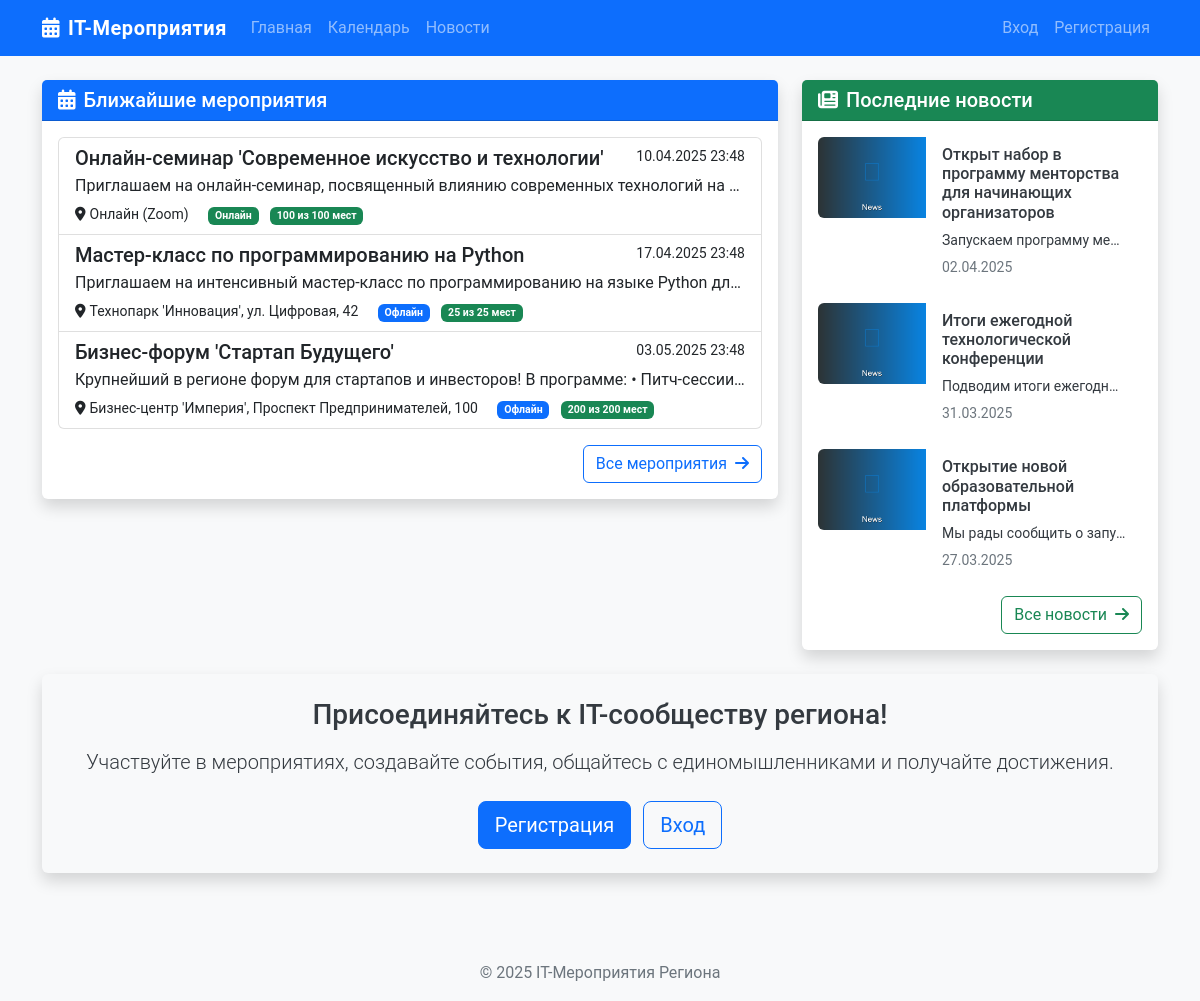
The page / on the database its author committed.
### app/models/event.py (models this page shows, shortened)
class Event(db.Model):
    id = db.Column(db.Integer, primary_key=True)
    title = db.Column(db.String(100), nullable=False)
    description = db.Column(db.Text, nullable=False)
    start_datetime = db.Column(db.DateTime, nullable=False)
    end_datetime = db.Column(db.DateTime, nullable=False)
    location = db.Column(db.String(200))
    format = db.Column(db.String(20), default=EventFormat.OFFLINE.value)
    logo = db.Column(db.String(100), default='default_event.jpg')
    status = db.Column(db.String(20), default=EventStatus.PENDING.value)
    created_at = db.Column(db.DateTime, default=datetime.utcnow)
    updated_at = db.Column(db.DateTime, default=datetime.utcnow, onupdate=datetime.utcnow)
    default_points = db.Column(db.Integer, default=10)  # Очки по умолчанию для участников
    max_participants = db.Column(db.Integer, default=0)  # Максимальное количество участников (0 - без ограничений)
    organizer_id = db.Column(db.Integer, db.ForeignKey('user.id'), nullable=False)
    organizer = db.relationship('User', back_populates='organized_events')
    applications = db.relationship('EventApplication', back_populates='event', cascade='all, delete-orphan')
    tags = db.relationship('Tag', secondary=event_tags, backref=db.backref('events', lazy='dynamic'))
    achievements = db.relationship('EventAchievement', back_populates='event', cascade='all, delete-orphan')
    def participants_count(self):
        from app.models.user import EventApplication
        count = db.session.query(func.count(EventApplication.id)).\
            filter(EventApplication.event_id == self.id,
                   EventApplication.status == 'approved').\
            scalar() or 0
        return count
    def available_spots(self):
        if self.max_participants <= 0:  # Если 0 или меньше - мест не ограничено
            return None
        approved_count = self.participants_count()
        return max(0, self.max_participants - approved_count)

### app/models/news.py (models this page shows, shortened)
class News(db.Model):
    id = db.Column(db.Integer, primary_key=True)
    title = db.Column(db.String(100), nullable=False)
    content = db.Column(db.Text, nullable=False)
    image = db.Column(db.String(100), default='default_news.jpg')
    published_at = db.Column(db.DateTime, default=datetime.utcnow)
    updated_at = db.Column(db.DateTime, default=datetime.utcnow, onupdate=datetime.utcnow)
    author_id = db.Column(db.Integer, db.ForeignKey('user.id'), nullable=False)
    author = db.relationship('User', backref='authored_news')

### app/routes/main.py (the view)
@main.route('/')
def index():
    now = datetime.utcnow()
    upcoming_events = Event.query.filter(
        Event.status == EventStatus.APPROVED.value,
        Event.start_datetime > now
    ).order_by(Event.start_datetime).all()
    latest_news = News.query.order_by(News.published_at.desc()).limit(5).all()
    return render_template('main/index.html',
                          title='Главная',
                          upcoming_events=upcoming_events,
                          latest_news=latest_news,
                          current_date=now)

### app/templates/main/index.html (shortened to what this page needs)
{% extends "layout/base.html" %}
{% block content %}
    <div class="row">
        <div class="col-lg-8 mb-4">
            <div class="card shadow">
                <div class="card-header bg-primary text-white">
                    <h5 class="card-title mb-0">
                        <i class="fas fa-calendar-alt me-2"></i>Ближайшие мероприятия
                    </h5>
                </div>
                <div class="card-body">
                    {% if upcoming_events %}
                        <div class="list-group">
                            {% for event in upcoming_events[:5] %}
                                <a href="{{ url_for('events.event_detail', event_id=event.id) }}" class="list-group-item list-group-item-action">
                                    <div class="d-flex w-100 justify-content-between">
                                        <h5 class="mb-1">{{ event.title }}</h5>
                                        <small>{{ event.start_datetime.strftime('%d.%m.%Y %H:%M') }}</small>
                                    </div>
                                    <p class="mb-1 text-truncate">{{ event.description }}</p>
                                    <small>
                                        <i class="fas fa-map-marker-alt me-1"></i>{{ event.location }}
                                        <span class="ms-3 badge {% if event.format == 'online' %}bg-success{% elif event.format == 'offline' %}bg-primary{% else %}bg-info{% endif %}">
                                            {{ {'online': 'Онлайн', 'offline': 'Офлайн', 'hybrid': 'Гибрид'}[event.format] }}
                                        </span>
                                        {% if event.max_participants and event.max_participants > 0 %}
                                            {% set spots = event.available_spots() %}
                                            {% if spots is not none %}
                                                <span class="ms-2 badge {% if spots > 5 %}bg-success{% elif spots > 0 %}bg-warning{% else %}bg-danger{% endif %}">
                                                    {{ spots }} из {{ event.max_participants }} мест
                                                </span>
                                            {% endif %}
                                        {% endif %}
                                    </small>
                                </a>
                            {% endfor %}
                        </div>
                        <div class="text-end mt-3">
                            <a href="{{ url_for('main.calendar_view') }}" class="btn btn-outline-primary">Все мероприятия <i class="fas fa-arrow-right ms-1"></i></a>
                        </div>
                    {% else %}
                        <div class="alert alert-info">
                            В ближайшее время нет запланированных мероприятий.
                        </div>
                    {% endif %}
                </div>
            </div>
        </div>
        <div class="col-lg-4 mb-4">
            <div class="card shadow">
                <div class="card-header bg-success text-white">
                    <h5 class="card-title mb-0">
                        <i class="fas fa-newspaper me-2"></i>Последние новости
                    </h5>
                </div>
                <div class="card-body">
                    {% if latest_news %}
                        {% for news in latest_news %}
                            <div class="card mb-3">
                                <div class="row g-0">
                                    <div class="col-4">
                                        <img src="{{ url_for('static', filename='img/news_images/' + news.image) }}" class="img-fluid rounded-start" alt="{{ news.title }}">
                                    </div>
                                    <div class="col-8">
                                        <div class="card-body py-2">
                                            <h6 class="card-title">{{ news.title }}</h6>
                                            <p class="card-text small mb-1 text-truncate">{{ news.content }}</p>
                                            <small class="text-muted">{{ news.published_at.strftime('%d.%m.%Y') }}</small>
                                        </div>
                                    </div>
                                </div>
                            </div>
                        {% endfor %}
                        <div class="text-end">
                            <a href="{{ url_for('main.news_list') }}" class="btn btn-outline-success">Все новости <i class="fas fa-arrow-right ms-1"></i></a>
                        </div>
                    {% else %}
                        <div class="alert alert-info">
                            Новости отсутствуют.
                        </div>
                    {% endif %}
                </div>
            </div>
        </div>
    </div>
    {% if not current_user.is_authenticated %}
        <div class="row">
            <div class="col-12">
                <div class="card bg-light shadow">
                    <div class="card-body p-4 text-center">
                        <h3 class="mb-3">Присоединяйтесь к IT-сообществу региона!</h3>
                        <p class="lead mb-4">Участвуйте в мероприятиях, создавайте события, общайтесь с единомышленниками и получайте достижения.</p>
                        <a href="{{ url_for('auth.register') }}" class="btn btn-primary btn-lg me-2">Регистрация</a>
                        <a href="{{ url_for('auth.login') }}" class="btn btn-outline-primary btn-lg">Вход</a>
                    </div>
                </div>
            </div>
        </div>
    {% endif %}
{% endblock %}

### app/templates/layout/base.html (shortened to what this page needs)
<!DOCTYPE html>
<html lang="ru">
<head>
    <link href="https://cdn.jsdelivr.net/npm/bootstrap@5.2.3/dist/css/bootstrap.min.css" rel="stylesheet">
    <link rel="stylesheet" href="https://cdnjs.cloudflare.com/ajax/libs/font-awesome/6.1.1/css/all.min.css">
    <link rel="stylesheet" href="{{ url_for('static', filename='css/main.css') }}">
</head>
<body>
    <nav class="navbar navbar-expand-lg navbar-dark bg-primary sticky-top">
        <div class="container">
            <a class="navbar-brand" href="{{ url_for('main.index') }}">
                <i class="fas fa-calendar-alt me-2"></i>IT-Мероприятия
            </a>
            <div class="collapse navbar-collapse" id="navbarNavAltMarkup">
                <div class="navbar-nav">
                    <a class="nav-link" href="{{ url_for('main.index') }}">Главная</a>
                    <a class="nav-link" href="{{ url_for('main.calendar_view') }}">Календарь</a>
                    <a class="nav-link" href="{{ url_for('main.news_list') }}">Новости</a>
                </div>
                <div class="navbar-nav ms-auto">
                    {% if current_user.is_authenticated %}
                        {% if current_user.is_organizer() %}
                            <a class="nav-link" href="{{ url_for('events.create_event') }}">
                                <i class="fas fa-plus-circle me-1"></i>Создать мероприятие
                            </a>
                        {% endif %}
                        {% if current_user.is_admin() %}
                            <a class="nav-link" href="{{ url_for('admin.admin_dashboard') }}">
                                <i class="fas fa-cogs me-1"></i>Админ-панель
                            </a>
                        {% endif %}
                        {% if current_user.is_admin() or current_user.is_organizer() %}
                            <a class="nav-link" href="{{ url_for('chatbot.chatbot_page') }}">
                                <i class="fas fa-robot me-1"></i>Чат-ассистент
                            </a>
                        {% endif %}
                        <div class="nav-item dropdown">
                            <a class="nav-link dropdown-toggle position-relative" href="#" id="notificationsDropdown" role="button" data-bs-toggle="dropdown">
                                <i class="fas fa-bell"></i>
                                <span id="notifications-count" class="position-absolute top-0 start-100 translate-middle badge rounded-pill bg-danger" style="display: none;">
                                    0
                                </span>
                            </a>
                            <div class="dropdown-menu dropdown-menu-end notifications-menu" style="width: 300px; max-height: 400px; overflow-y: auto; overflow-x: hidden;" aria-labelledby="notificationsDropdown">
                                <h6 class="dropdown-header">Уведомления</h6>
                                <div id="notifications-container">
                                    <div class="dropdown-item text-center text-muted">
                                        <small>Загрузка уведомлений...</small>
                                    </div>
                                </div>
                                <div class="dropdown-divider"></div>
                                <div class="text-center p-2">
                                    <button id="mark-all-read" class="btn btn-sm btn-outline-primary">Отметить все как прочитанные</button>
                                </div>
                            </div>
                        </div>
                        <div class="nav-item dropdown">
                            <a class="nav-link dropdown-toggle" href="#" id="userDropdown" role="button" data-bs-toggle="dropdown">
                                <img src="{{ url_for('static', filename='img/profile_pics/' + current_user.profile_image) }}" alt="Аватар" class="rounded-circle me-1" style="width: 25px; height: 25px;">
                                {{ current_user.username }}
                            </a>
                            <div class="dropdown-menu dropdown-menu-end" aria-labelledby="navbarDropdown">
                                <a class="dropdown-item" href="{{ url_for('profile.view_profile', user_id=current_user.id) }}">
                                    <i class="fas fa-user me-2"></i>Мой профиль
                                </a>
                                <a class="dropdown-item" href="{{ url_for('profile.user_achievements', user_id=current_user.id) }}">
                                    <i class="fas fa-trophy me-2"></i>Мои достижения
                                </a>
                                <a class="dropdown-item" href="{{ url_for('profile.user_applications') }}">
                                    <i class="fas fa-ticket-alt me-2"></i>Мои заявки
                                </a>
                                {% if current_user.is_organizer() %}
                                    <a class="dropdown-item" href="{{ url_for('profile.organized_events') }}">
                                        <i class="fas fa-calendar-check me-1"></i>Мои мероприятия
                                    </a>
                                {% endif %}
                                <div class="dropdown-divider"></div>
                                <a class="dropdown-item" href="{{ url_for('auth.logout') }}">
                                    <i class="fas fa-sign-out-alt me-1"></i>Выход
                                </a>
                            </div>
                        </div>
                    {% else %}
                        <a class="nav-link" href="{{ url_for('auth.login') }}">Вход</a>
                        <a class="nav-link" href="{{ url_for('auth.register') }}">Регистрация</a>
                    {% endif %}
                </div>
            </div>
        </div>
    </nav>
    <main class="container my-4">
        {% block content %}{% endblock %}
    </main>
    <footer class="footer bg-light py-3 mt-5">
        <div class="container text-center">
            <span class="text-muted">© 2025 IT-Мероприятия Региона</span>
        </div>
    </footer>
</body>
</html>

### app/static/css/main.css (style rules this page uses)
body { font-family: 'Roboto', sans-serif; background-color: #f8f9fa; color: #343a40; min-height: 100vh; display: flex; flex-direction: column; }
main { flex: 1; }
.footer { margin-top: auto; }
.navbar-brand { font-weight: 700; letter-spacing: 0.5px; }
.card { border: none; transition: transform 0.3s, box-shadow 0.3s; }
.card-header { font-weight: 600; }

### rows shown on the page
Event: title "Онлайн-семинар 'Современное искусство и технологии'", start_datetime "10.04.2025 23:48", description "Приглашаем на онлайн-семинар, посвященный влиянию современных технологий на…", location "Онлайн (Zoom)", format "Онлайн", max_participants "100"
Event: title "Мастер-класс по программированию на Python", start_datetime "17.04.2025 23:48", description "Приглашаем на интенсивный мастер-класс по программированию на языке Python дл…", location "Технопарк 'Инновация', ул. Цифровая, 42", format "Офлайн", max_participants "25"
Event: title "Бизнес-форум 'Стартап Будущего'", start_datetime "03.05.2025 23:48", description "Крупнейший в регионе форум для стартапов и инвесторов! В программе: • Питч-сессии…", location "Бизнес-центр 'Империя', Проспект Предпринимателей, 100", format "Офлайн", max_participants "200"
News: image (placeholder picture), title "Открыт набор в программу менторства для начинающих организаторов", content "Запускаем программу ме…", published_at "02.04.2025"
News: image (placeholder picture), title "Итоги ежегодной технологической конференции", content "Подводим итоги ежегодн…", published_at "31.03.2025"
News: image (placeholder picture), title "Открытие новой образовательной платформы", content "Мы рады сообщить о запу…", published_at "27.03.2025"
